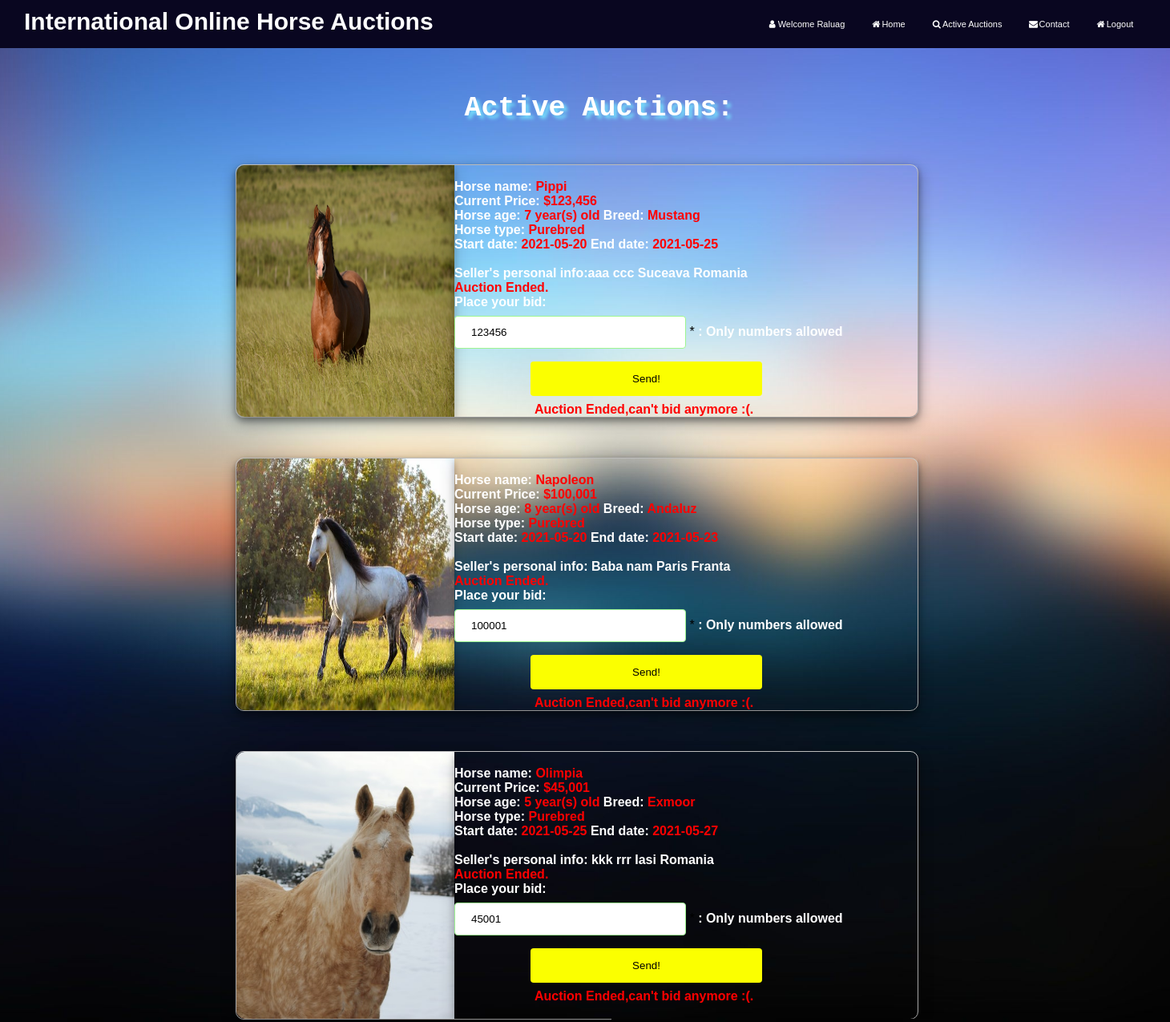
Page /Purebredauction.php (signed in) on the committed database.
### tables this page shows
CREATE TABLE IF NOT EXISTS `utilizatori` (
  `id_utilizator` int(4) NOT NULL AUTO_INCREMENT,
  `tip` int(11) NOT NULL,
  `nume` varchar(11) NOT NULL,
  `prenume` varchar(11) NOT NULL,
  `parola` varchar(32) NOT NULL,
  `nume_utilizator` varchar(20) NOT NULL,
  `email` varchar(35) NOT NULL,
  PRIMARY KEY (`id_utilizator`)
);

CREATE TABLE IF NOT EXISTS `licitatie` (
  `id_licitatie` int(4) NOT NULL AUTO_INCREMENT,
  `id_util` int(4) NOT NULL,
  `data_inceperii` date NOT NULL,
  `timp_alocat` date NOT NULL,
  `pret_curent` int(10) NOT NULL,
  PRIMARY KEY (`id_licitatie`)
);

CREATE TABLE IF NOT EXISTS `cai` (
  `id_cal` int(4) NOT NULL AUTO_INCREMENT,
  `tip` int(4) NOT NULL,
  `name` varchar(12) NOT NULL,
  `varsta` int(4) NOT NULL,
  `rasa` varchar(12) NOT NULL,
  `poza` varchar(32) NOT NULL,
  PRIMARY KEY (`id_cal`)
);

CREATE TABLE IF NOT EXISTS `vanzator` (
  `id_vanzator` int(4) NOT NULL AUTO_INCREMENT,
  `nume` varchar(15) NOT NULL,
  `prenume` varchar(15) NOT NULL,
  `oras` varchar(15) NOT NULL,
  `tara` varchar(15) NOT NULL,
  PRIMARY KEY (`id_vanzator`)
);

### Purebredauction.php (the view, shortened to what this page needs)
<!DOCTYPE html>
<html lang=en>
<head>
    <link rel="stylesheet" href="tempstyleAuction.css">
    <link rel="stylesheet" href="https://cdnjs.cloudflare.com/ajax/libs/font-awesome/4.7.0/css/font-awesome.min.css">
</head>
<body>
    <div id=wrapper>
        <div id=header>
            <h1>International Online Horse Auctions</h1>
        </div>
        <div id=mymenu>
            <?php include "menul.php";
            ?>
        </div>
    </div>
    <div id=container>
        <div id=auctions>
            <h2> Active Auctions: </h2>
            <?php
            $conn = conectare_mysql();
            $sql = "SELECT licitatie.id_licitatie,licitatie.id_util,licitatie.timp_alocat,licitatie.data_inceperii,licitatie.pret_curent,cai.poza,cai.tip,cai.name,cai.varsta,cai.rasa,vanzator.nume,vanzator.prenume,vanzator.oras,vanzator.tara FROM ((`licitatie` INNER JOIN `cai` ON cai.id_cal=licitatie.id_licitatie) INNER JOIN `vanzator` ON vanzator.id_vanzator=licitatie.id_licitatie)";
            $result = mysqli_query($conn, $sql);
            $nr_licitatii = $result->num_rows;
            if ($nr_licitatii > 0) {
                while ($row = $result->fetch_assoc()) {
                    if ($row['tip'] == 2) {
                        $id = $row["id_licitatie"];
                        $pret = $row["pret_curent"];
                        $enddate = $row['timp_alocat'];
                        $timeErr = 0;
                        echo  "<div class=\"collection\">
                        <div class=left-column>
                        <a target=\"_blank\" href=\"Imagini/" . $row['poza'] . "\">
                        <img src=\"Imagini/" . $row['poza'] . "\" alt=\"Our Beauty 1\">
                         </a>
                         </div>
                    <div class=\"desc\">
                     <br><label>Horse name: </label><label style=\"font-weight:bold;color:red;\">" . $row["name"] . "</label> <br>" . "<label>Current Price:</label><label style=\"font-weight:bold;color:red;\"> $" . number_format($row['pret_curent']) . "</label> <br>" . "<label>Horse age: </label> <label  style=\"font-weight:bold;color:red;\">" . $row["varsta"] . " year(s) old </label> <label> " . "Breed: </label> <label  style=\"font-weight:bold;color:red;\">" . $row["rasa"] . "</label>";
                        echo "<br>";
                        echo "<label>Horse type:</label> <label style=\"font-weight:bold;color:red;\"> Purebred</label>";
                        echo "<br>";
                        echo "<label>Start date: </label> <label style=\"font-weight:bold;color:red;\">" . $row['data_inceperii'] . "</label> <label>End date: </label> <label style=\"font-weight:bold;color:red;\">" . $row['timp_alocat'] . "</label><br>";
                        echo " <br> <label> Seller's personal info:" . $row["nume"] . " " . $row["prenume"] . " " . $row["oras"] . " " . $row["tara"] . "</label>
                     <div class=sth2>";
                        $today = time();
                        $enddate = strtotime($enddate);
                        if ($today > $enddate) {
                            echo "<label style=\"font-weight:bold;color:red;\">Auction Ended.</label>";
                            $timeErr = 1;
                        }
                        echo "<form method=\"post\" action=login_verify_right_bid.php>
                     <label>Place your bid: </label><br><input type=\"text\" name=\"pret_curent\" value=" . $row['pret_curent'] . ">
                     <span class=\"error\">*</span> <label> : Only numbers allowed</label>";
                        echo "
                     <input  type=\"hidden\" name=\"id\" value=$id>
                     <input  type=\"hidden\" name=\"timp\" value=$timeErr>
                     <input  type=\"hidden\" name=\"pret\" value=$pret>
                     <input  type=\"submit\" value=\"Send!\">
                 </form>"; ?>
            <?php
                        if ($today > $enddate) {
                            echo "<label style=\"font-weight:bold;color:red;padding-left:100px;\">Auction Ended,can't bid anymore :(.</label>";
                        }
                        echo " </div>
                    </div>
                </div>";
                    }
                }
            } else {
                $foundErr = "There're no active auctions to display right now ";
                echo '<h3 class="error">' . $foundErr . " so please check <a href=\"Homel.php\">our gallery</a> in the meantime.</h3>";
            }
            ?>
        </div>
    </div>
</body>

### menul.php (shortened to what this page needs)
<?php
     $conn = conectare_mysql1();
     $id=$_SESSION['id_util'];
     $sql = "SELECT * FROM `utilizatori` WHERE `id_utilizator`=$id";
     $rez = mysqli_query($conn,$sql);
     $row = mysqli_fetch_array($rez);
echo "<a href=\"#\"><i class=\"fa fa-fw fa-user\"></i>Welcome <span class=\"error\"> ". $row['nume_utilizator']." </span></a>
<a href=\"Homel.php\"><i class=\"fa fa-fw fa-home\"></i>Home</a>
<a href=\"utilizator.php\"><i class=\"fa fa-fw fa-search\"></i>Active Auctions</a>
<a href=\"Aboutl.php\"><i class=\"fa fa-fw fa-envelope\"></i>Contact</a>
<a href=\"Logout.php\"><i class=\"fa fa-fw fa-home\"></i>Logout</a>";
?>

### tempstyleAuction.css (style rules this page uses)
* { margin: 0px; padding: 0px; font-family: Verdana, Tahoma, sans-serif; }
#header { background-color: rgb(9, 6, 32); height: 50px; padding-left: 30px; padding-top: 10px; width: 860px; }
#container { width: 1450px; height: 670px; display: flex; margin: -10px auto 5px auto; }
#header h1 { color: white; width: 690px; font-size: 30px; }
#wrapper { display: flex; }
#mymenu { overflow: hidden; padding-left: 190px; background-color: rgb(9, 6, 32); width: 620px; height: 60px; }
#mymenu a { float: left; text-align: center; padding: 24px 16px; text-decoration: none; font-size: 11px; color: white; }
html { background: url(Imagini/blurbackhd.jpg) no-repeat center center fixed; background-size: cover; }
#auctions { margin: 5px auto; }
#auctions h2 { text-align: center; color: white; text-shadow: 4px 4px 4px rgb(117, 225, 252); font-family: monospace; font-size: 35px; padding-left: 35px; margin-top: 60px; margin-bottom: 45px; }
div.collection { margin: 50px; border: 1px solid #ccc; display: flex; width: 850px; margin-left: 30px; border-radius: 10px; box-shadow: 0 4px 8px 0 rgba(0, 0, 0, 0.2), 0 6px 20px 0 rgba(0, 0, 0, 0.19); }
div.collection img { width: 100%; height: 100%; border-bottom-left-radius: 10px; border-top-left-radius: 10px; box-shadow: 0 4px 8px 0 rgba(0, 0, 0, 0.2), 0 6px 20px 0 rgba(0, 0, 0, 0.19); }
div.left-column { width: 400px; }
.collection label { color: white; font-weight: bold; }
div.desc { width: 100%; background-color: transparent; color: rgb(0, 0, 0); border-bottom-right-radius: 10px; box-shadow: 0 4px 8px 0 rgba(0, 0, 0, 0.2), 0 6px 20px 0 rgba(0, 0, 0, 0.19); }
input[type=submit] { width: 50%; background-color: #fbff00; color: rgb(0, 0, 0); padding: 14px 20px; margin: 8px 95px; border: none; border-radius: 4px; cursor: pointer; }
input[type=text], select { width: 50%; padding: 12px 20px; margin: 8px 0; border: 1px solid rgb(157, 245, 145); border-radius: 4px; box-sizing: border-box; }

### rows in the picture
utilizatori: nume_utilizator "Raluag"
licitatie: cai.poza (picture), cai.name "Pippi", pret_curent "123,456", cai.varsta "7", cai.rasa "Mustang", data_inceperii "2021-05-20", timp_alocat "2021-05-25", vanzator.nume "aaa", vanzator.prenume "ccc", vanzator.oras "Suceava", vanzator.tara "Romania", shows "Auction Ended.", pret_curent "123456", shows "Auction Ended,can't bid anymore :(."
licitatie: cai.poza (picture), cai.name "Napoleon", pret_curent "100,001", cai.varsta "8", cai.rasa "Andaluz", data_inceperii "2021-05-20", timp_alocat "2021-05-23", vanzator.nume "Baba", vanzator.prenume "nam", vanzator.oras "Paris", vanzator.tara "Franta", shows "Auction Ended.", pret_curent "100001", shows "Auction Ended,can't bid anymore :(."
licitatie: cai.poza (picture), cai.name "Olimpia", pret_curent "45,001", cai.varsta "5", cai.rasa "Exmoor", data_inceperii "2021-05-25", timp_alocat "2021-05-27", vanzator.nume "kkk", vanzator.prenume "rrr", vanzator.oras "Iasi", vanzator.tara "Romania", shows "Auction Ended.", pret_curent "45001", shows "Auction Ended,can't bid anymore :(."
